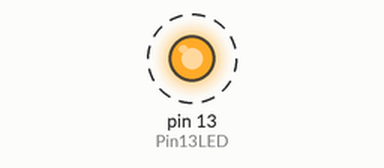
Recording of a sketch running on a simulated Arduino Uno, built with avr-gcc and run on an emulated ATmega328P. Parts: output pins drawn as LEDs (lit = HIGH). Dashed ring = blinking.

Above: at 0.5 s.
Timing chart, 0 to 4.6 s (numbered marks = the images above):
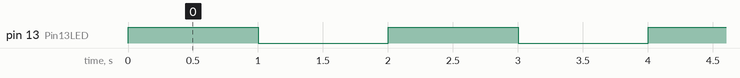

Measured:
- by itself, pin 13 (Pin13LED): alternates HIGH for 1.0 s and LOW for 1.0 s

The sketch:

blink_led_13_commented.ino
```cpp
// Four Key Sections
// __Section 1: Constants and global variables__

// We're going to use Pin 13 on the board, which has a built-in LED and resistor
#define Pin13LED  13

// __Section 2: Intitialisation/setup__
void setup() {     //Note the opening squiggly bracket
   // Function to set the
   // CASE is Critical in C programming. Type EXACTLY!!! as written
   // We're setting up the pin for OUTPUT.
   // Note the ; at the end of every line
   pinMode(Pin13LED,OUTPUT);  // Standard pinMode function
   // Set the pin to 0 volts (LOW). Opposite is high (5V)
   digitalWrite(Pin13LED, LOW);
}  // End setup()

//__Section 3: The main loop__ that executes forever
void loop() {
   digitalWrite(Pin13LED,HIGH);  // Turn on the LED
   delay(1000);                  // Sleep for 1000 milliseconds
   digitalWrite(Pin13LED,LOW);   // Turn off the LED
   delay(1000);                  // Sleep off another second
}   // End loop()

//__Section 4: Any subroutines and Interrupt Service Routines (ISR)__
// We don't have any right now
```
